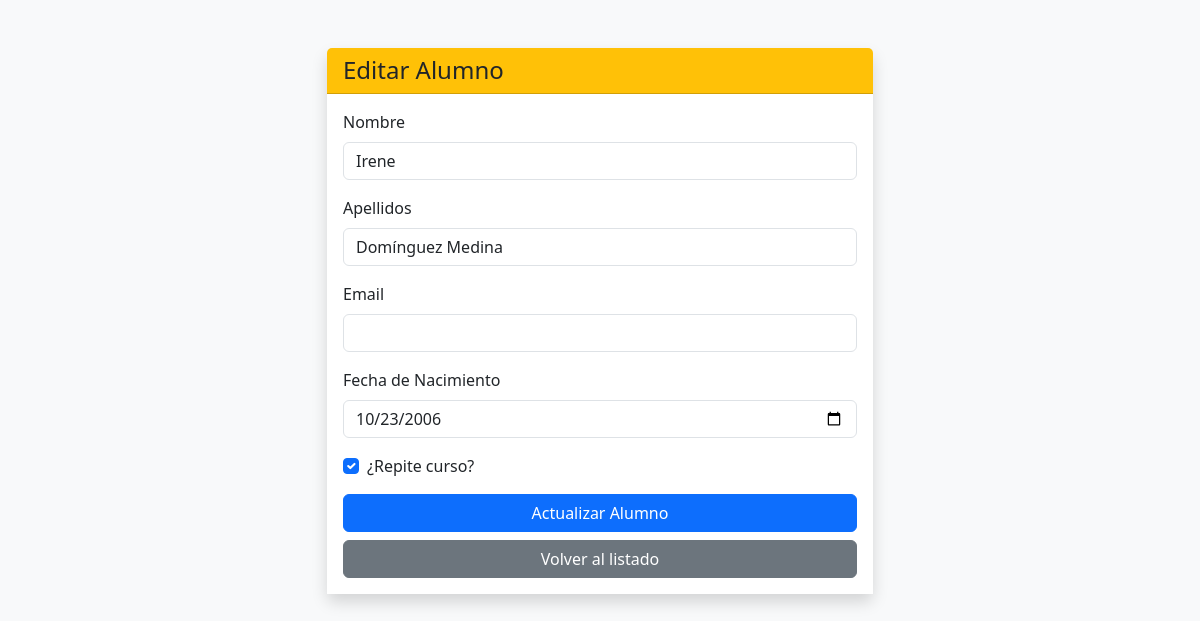
The app's page /index.php?action=edit&id=9 (signed in) with its own data.
### tables this page shows
CREATE TABLE `alumnos` (
  `numAlumno` int(11) NOT NULL,
  `nombre` varchar(50) NOT NULL,
  `apellidos` varchar(50) NOT NULL,
  `email` varchar(50) NOT NULL,
  `fechaNacimiento` datetime NOT NULL,
  `repite` tinyint(1) NOT NULL
);

### config/Database.php (called while the page is built, shortened)
<?php
class Database
{
    private $host = "localhost";
    private $db_name = "login-php-gambero";
    private $username = "root";
    private $password = "";
    public function getConnection()
    {
        $this->conn = null;
        try {
            $this->conn = new PDO("mysql:host=" . $this->host . ";dbname=" . $this->db_name, $this->username, $this->password);
            $this->conn->setAttribute(PDO::ATTR_ERRMODE, PDO::ERRMODE_EXCEPTION);
        } catch (PDOException $exception) {
            echo "Error de conexión a la base de datos: " . $exception->getMessage();
        }
        return $this->conn;
    }
}

### models/Alumno.php (called while the page is built, shortened)
<?php
class Alumno
{
    private $conn;
    private $table_name = "alumnos";
    public $numAlumno;
    public function __construct($db)
    {
        $this->conn = $db;
    }
    public function readOne()
    {
        $query = "SELECT * FROM " . $this->table_name . " WHERE numAlumno = ? LIMIT 0,1";
        $stmt = $this->conn->prepare($query);
        $stmt->bindParam(1, $this->numAlumno);
        $stmt->execute();
        $row = $stmt->fetch(PDO::FETCH_ASSOC);
        if ($row) {
            $this->nombre = $row['nombre'];
            $this->apellidos = $row['apellidos'];
            $this->email = $row['email'];
            $this->fechaNacimiento = $row['fechaNacimiento'];
            $this->repite = $row['repite'];
        }
    }
}

### views/editar.php (the view, shortened to what this page needs)
<!DOCTYPE html>
<html lang="es">
<head>
    <link href="https://cdn.jsdelivr.net/npm/bootstrap@5.3.0/dist/css/bootstrap.min.css" rel="stylesheet">
</head>
<body class="bg-light">
    <div class="container mt-5">
        <div class="row justify-content-center">
            <div class="col-md-6">
                <div class="card shadow border-0">
                    <div class="card-header bg-warning text-dark">
                        <h4 class="mb-0">Editar Alumno</h4>
                    </div>
                    <div class="card-body bg-white">
                        <form method="POST" action="index.php?action=edit&id=<?php echo $alumno_data->numAlumno; ?>">
                            <div class="mb-3">
                                <label for="nombre" class="form-label">Nombre</label>
                                <input type="text" class="form-control" name="nombre" id="nombre" value="<?php echo htmlspecialchars($alumno_data->nombre); ?>" required>
                            </div>
                            <div class="mb-3">
                                <label for="apellidos" class="form-label">Apellidos</label>
                                <input type="text" class="form-control" name="apellidos" id="apellidos" value="<?php echo htmlspecialchars($alumno_data->apellidos); ?>" required>
                            </div>
                            <div class="mb-3">
                                <label for="email" class="form-label">Email</label>
                                <input type="text" class="form-control" name="email" id="email" required>
                            </div>
                            <div class="mb-3">
                                <label for="fechaNacimiento" class="form-label">Fecha de Nacimiento</label>
                                <input type="date" class="form-control" name="fechaNacimiento" id="fechaNacimiento"
                                    value="<?php echo date('Y-m-d', strtotime($alumno_data->fechaNacimiento)); ?>" required>
                            </div>
                            <div class="mb-3 form-check">
                                <input type="checkbox" class="form-check-input" name="repite" id="repite" <?php echo $alumno_data->repite ? 'checked' : ''; ?>>
                                <label class="form-check-label" for="repite">¿Repite curso?</label>
                            </div>
                            <div class="d-grid gap-2">
                                <button type="submit" name="update" class="btn btn-primary">Actualizar Alumno</button>
                                <a href="index.php?action=index" class="btn btn-secondary">Volver al listado</a>
                            </div>
                        </form>
                    </div>
                </div>
            </div>
        </div>
    </div>
</body>
</html>

### records on screen
alumnos: nombre "Irene", apellidos "Domínguez Medina", fechaNacimiento "10/23/2006", repite "☑"
